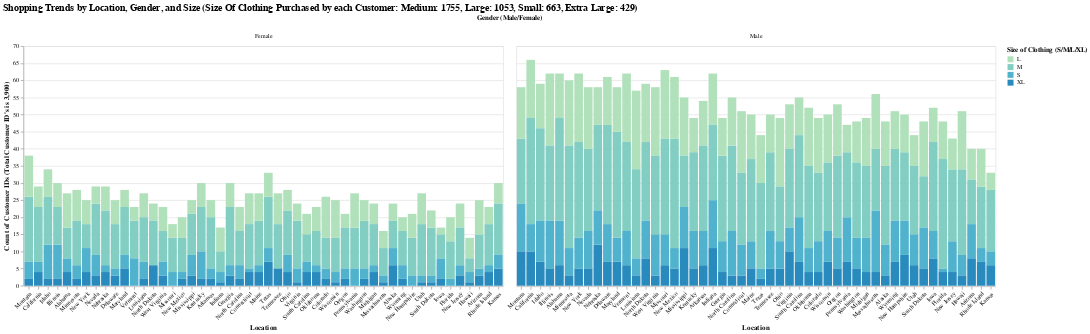

Notebook code cell kept with this figure:
### Code cell
import pandas as pd 
import altair as alt 

alt.renderers.enable("mimetype") 

data = pd.DataFrame({"x": range(10000)}) 

alt.data_transformers.enable("default")

# Load data
df = pd.read_csv("https://raw.githubusercontent.com/YuriKnight22/W/main/shopping_trends_updated.csv") 

print(df.columns) 

# Explore unique values and value counts for 'Size' and 'Location'
size_value_counts = df["Size"].value_counts()
print("Size Value Counts:")
print(size_value_counts)

location_value_counts = df["Location"].value_counts()
print("location_value_counts:")
print(location_value_counts)

# Create Altair Chart
alt.Chart(df.dropna()).mark_bar().encode(
    alt.X('Location:N', title="Location", axis=alt.Axis(labelAngle=-45), sort=alt.EncodingSortField(field='count(Customer ID)', op='count', order='descending')),
    alt.Y('count(Customer ID):Q', title="Count of Customer IDs (Total Customer ID's is 3,900)"),
    alt.Color('Size:N', scale=alt.Scale(scheme='greenblue'),title="Size of Clothing (S/M/L/XL)"),
    alt.Tooltip(['Size:N', 'count(Customer ID):Q'], title="Size"), 
    alt.Column('Gender:N', title="Gender (Male/Female)")# have another column with the correct size firgures and thats it then
).properties(
    title="Shopping Trends by Location, Gender, and Size (Size Of Clothing Purchased by each Customer: Medium: 1755, Large: 1053, Small: 663, Extra Large: 429) ", 
    width=800,
    height=400,
    description="This chart shows the shopping trends by location, gender, and size."
).configure_title(fontSize=16, anchor='start').configure_axis(titleFontSize=12, labelFontSize=10).interactive()

### Figure 1 — Vega-Lite specification as saved in the notebook (floating-point values rounded to 4 significant figures; data arrays with more than 128 entries replaced by an {"elided": "..."} marker saying what was removed)
{"$schema": "https://vega.github.io/schema/vega-lite/v5.8.0.json", "config": {"axis": {"labelFontSize": 10, "titleFontSize": 12}, "title": {"anchor": "start", "fontSize": 16}, "view": {"continuousHeight": 300, "continuousWidth": 300}}, "data": {"name": "data-58fc53be6e2e5c18565ec1fd265e89ec"}, "datasets": {"data-58fc53be6e2e5c18565ec1fd265e89ec": {"elided": "3900 records"}}, "description": "This chart shows the shopping trends by location, gender, and size.", "encoding": {"color": {"field": "Size", "scale": {"scheme": "greenblue"}, "title": "Size of Clothing (S/M/L/XL)", "type": "nominal"}, "column": {"field": "Gender", "title": "Gender (Male/Female)", "type": "nominal"}, "tooltip": [{"field": "Size", "title": "Size", "type": "nominal"}, {"aggregate": "count", "field": "Customer ID", "title": "Size", "type": "quantitative"}], "x": {"axis": {"labelAngle": -45}, "field": "Location", "sort": {"field": "count(Customer ID)", "op": "count", "order": "descending"}, "title": "Location", "type": "nominal"}, "y": {"aggregate": "count", "field": "Customer ID", "title": "Count of Customer IDs (Total Customer ID's is 3,900)", "type": "quantitative"}}, "height": 400, "mark": {"type": "bar"}, "params": [{"bind": "scales", "name": "param_81", "select": {"encodings": ["x", "y"], "type": "interval"}}], "title": "Shopping Trends by Location, Gender, and Size (Size Of Clothing Purchased by each Customer: Medium: 1755, Large: 1053, Small: 663, Extra Large: 429) ", "width": 800}
